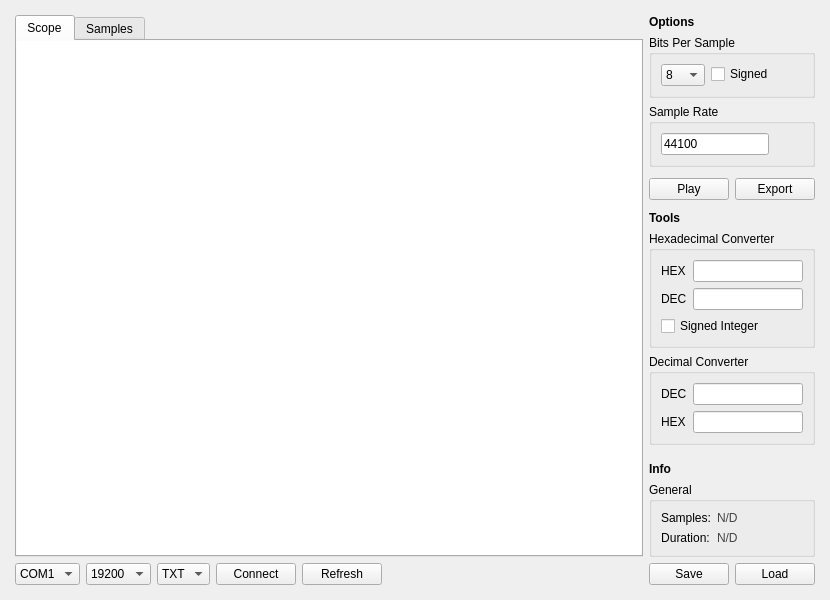
<?xml version="1.0" encoding="UTF-8"?>
<ui version="4.0">
 <class>MainWindow</class>
 <widget class="QMainWindow" name="MainWindow">
  <property name="geometry">
   <rect>
    <x>0</x>
    <y>0</y>
    <width>830</width>
    <height>600</height>
   </rect>
  </property>
  <property name="sizePolicy">
   <sizepolicy hsizetype="Minimum" vsizetype="Minimum">
    <horstretch>0</horstretch>
    <verstretch>0</verstretch>
   </sizepolicy>
  </property>
  <property name="minimumSize">
   <size>
    <width>830</width>
    <height>600</height>
   </size>
  </property>
  <property name="windowTitle">
   <string>ADC Converter v1.0 (Proof of Concept)</string>
  </property>
  <property name="windowIcon">
   <iconset>
    <normaloff>icons/music-circle.svg</normaloff>icons/music-circle.svg</iconset>
  </property>
  <widget class="QWidget" name="centralwidget">
   <layout class="QVBoxLayout" name="verticalLayout_6">
    <property name="leftMargin">
     <number>15</number>
    </property>
    <property name="topMargin">
     <number>15</number>
    </property>
    <property name="rightMargin">
     <number>15</number>
    </property>
    <property name="bottomMargin">
     <number>15</number>
    </property>
    <item>
     <layout class="QHBoxLayout" name="layProgram">
      <item>
       <widget class="QTabWidget" name="tabMain">
        <property name="sizePolicy">
         <sizepolicy hsizetype="Expanding" vsizetype="Expanding">
          <horstretch>1</horstretch>
          <verstretch>0</verstretch>
         </sizepolicy>
        </property>
        <property name="tabPosition">
         <enum>QTabWidget::North</enum>
        </property>
        <property name="tabShape">
         <enum>QTabWidget::Rounded</enum>
        </property>
        <property name="currentIndex">
         <number>0</number>
        </property>
        <property name="tabsClosable">
         <bool>false</bool>
        </property>
        <widget class="QWidget" name="tabScope">
         <property name="styleSheet">
          <string notr="true">background: #fff</string>
         </property>
         <attribute name="title">
          <string>Scope</string>
         </attribute>
         <layout class="QVBoxLayout" name="verticalLayout_10">
          <property name="leftMargin">
           <number>0</number>
          </property>
          <property name="topMargin">
           <number>15</number>
          </property>
          <property name="rightMargin">
           <number>0</number>
          </property>
          <property name="bottomMargin">
           <number>0</number>
          </property>
          <item>
           <widget class="ScopeWidget" name="wdScope" native="true">
            <property name="autoFillBackground">
             <bool>false</bool>
            </property>
            <property name="styleSheet">
             <string notr="true"/>
            </property>
           </widget>
          </item>
         </layout>
        </widget>
        <widget class="QWidget" name="tabSamples">
         <attribute name="title">
          <string>Samples</string>
         </attribute>
         <layout class="QVBoxLayout" name="verticalLayout_8">
          <property name="leftMargin">
           <number>0</number>
          </property>
          <property name="topMargin">
           <number>0</number>
          </property>
          <property name="rightMargin">
           <number>0</number>
          </property>
          <property name="bottomMargin">
           <number>0</number>
          </property>
          <item>
           <widget class="QPlainTextEdit" name="txtSamples">
            <property name="font">
             <font>
              <family>Cascadia Mono</family>
              <pointsize>12</pointsize>
             </font>
            </property>
            <property name="autoFillBackground">
             <bool>false</bool>
            </property>
            <property name="styleSheet">
             <string notr="true"/>
            </property>
            <property name="frameShape">
             <enum>QFrame::NoFrame</enum>
            </property>
            <property name="frameShadow">
             <enum>QFrame::Sunken</enum>
            </property>
            <property name="lineWidth">
             <number>0</number>
            </property>
            <property name="undoRedoEnabled">
             <bool>false</bool>
            </property>
            <property name="plainText">
             <string/>
            </property>
            <property name="textInteractionFlags">
             <set>Qt::TextSelectableByMouse</set>
            </property>
            <property name="placeholderText">
             <string/>
            </property>
           </widget>
          </item>
         </layout>
        </widget>
       </widget>
      </item>
      <item>
       <layout class="QVBoxLayout" name="verticalLayout">
        <item>
         <widget class="QLabel" name="lblOptions">
          <property name="font">
           <font>
            <bold>true</bold>
           </font>
          </property>
          <property name="text">
           <string>Options</string>
          </property>
         </widget>
        </item>
        <item>
         <widget class="QGroupBox" name="gbBitsPerSample">
          <property name="title">
           <string>Bits Per Sample</string>
          </property>
          <layout class="QFormLayout" name="formLayout_4">
           <item row="0" column="0">
            <widget class="QComboBox" name="cmbBitsPerSample">
             <item>
              <property name="text">
               <string>8</string>
              </property>
             </item>
             <item>
              <property name="text">
               <string>16</string>
              </property>
             </item>
             <item>
              <property name="text">
               <string>32</string>
              </property>
             </item>
            </widget>
           </item>
           <item row="0" column="1">
            <widget class="QCheckBox" name="cbSignedSample">
             <property name="text">
              <string>Signed</string>
             </property>
            </widget>
           </item>
          </layout>
         </widget>
        </item>
        <item>
         <widget class="QGroupBox" name="gbSampleRate">
          <property name="title">
           <string>Sample Rate</string>
          </property>
          <layout class="QFormLayout" name="formLayout_5">
           <item row="0" column="0">
            <widget class="QLineEdit" name="txtSampleRate">
             <property name="sizePolicy">
              <sizepolicy hsizetype="Preferred" vsizetype="Fixed">
               <horstretch>0</horstretch>
               <verstretch>0</verstretch>
              </sizepolicy>
             </property>
             <property name="text">
              <string>44100</string>
             </property>
            </widget>
           </item>
          </layout>
         </widget>
        </item>
        <item>
         <layout class="QHBoxLayout" name="layPlayback">
          <property name="topMargin">
           <number>5</number>
          </property>
          <property name="bottomMargin">
           <number>5</number>
          </property>
          <item>
           <widget class="QPushButton" name="btnPlay">
            <property name="text">
             <string>Play</string>
            </property>
            <property name="icon">
             <iconset>
              <normaloff>icons/play.svg</normaloff>icons/play.svg</iconset>
            </property>
           </widget>
          </item>
          <item>
           <widget class="QPushButton" name="btnExport">
            <property name="text">
             <string>Export</string>
            </property>
            <property name="icon">
             <iconset>
              <normaloff>icons/export.svg</normaloff>icons/export.svg</iconset>
            </property>
           </widget>
          </item>
         </layout>
        </item>
        <item>
         <widget class="QLabel" name="lblTools">
          <property name="font">
           <font>
            <bold>true</bold>
           </font>
          </property>
          <property name="text">
           <string>Tools</string>
          </property>
         </widget>
        </item>
        <item>
         <widget class="QGroupBox" name="gbHexDec">
          <property name="sizePolicy">
           <sizepolicy hsizetype="Preferred" vsizetype="Preferred">
            <horstretch>0</horstretch>
            <verstretch>0</verstretch>
           </sizepolicy>
          </property>
          <property name="minimumSize">
           <size>
            <width>0</width>
            <height>0</height>
           </size>
          </property>
          <property name="title">
           <string>Hexadecimal Converter</string>
          </property>
          <layout class="QFormLayout" name="formLayout">
           <item row="0" column="0">
            <widget class="QLabel" name="lblHex_1">
             <property name="text">
              <string>HEX</string>
             </property>
            </widget>
           </item>
           <item row="0" column="1">
            <widget class="QLineEdit" name="txtHex_1"/>
           </item>
           <item row="1" column="0">
            <widget class="QLabel" name="lblDec_1">
             <property name="text">
              <string>DEC</string>
             </property>
            </widget>
           </item>
           <item row="1" column="1">
            <widget class="QLineEdit" name="txtDec_1">
             <property name="readOnly">
              <bool>false</bool>
             </property>
            </widget>
           </item>
           <item row="2" column="0" colspan="2">
            <widget class="QCheckBox" name="cbSignedInteger">
             <property name="text">
              <string>Signed Integer</string>
             </property>
            </widget>
           </item>
          </layout>
         </widget>
        </item>
        <item>
         <widget class="QGroupBox" name="gbDecHex">
          <property name="title">
           <string>Decimal Converter</string>
          </property>
          <layout class="QFormLayout" name="formLayout_2">
           <item row="0" column="0">
            <widget class="QLabel" name="lblDec_2">
             <property name="text">
              <string>DEC</string>
             </property>
            </widget>
           </item>
           <item row="0" column="1">
            <widget class="QLineEdit" name="txtDec_2"/>
           </item>
           <item row="1" column="0">
            <widget class="QLabel" name="lblHex_2">
             <property name="text">
              <string>HEX</string>
             </property>
            </widget>
           </item>
           <item row="1" column="1">
            <widget class="QLineEdit" name="txtHex_2">
             <property name="readOnly">
              <bool>false</bool>
             </property>
            </widget>
           </item>
          </layout>
         </widget>
        </item>
        <item>
         <spacer name="verticalSpacer_2">
          <property name="orientation">
           <enum>Qt::Vertical</enum>
          </property>
          <property name="sizeHint" stdset="0">
           <size>
            <width>20</width>
            <height>40</height>
           </size>
          </property>
         </spacer>
        </item>
        <item>
         <widget class="QLabel" name="lblInfo">
          <property name="font">
           <font>
            <bold>true</bold>
           </font>
          </property>
          <property name="text">
           <string>Info</string>
          </property>
         </widget>
        </item>
        <item>
         <widget class="QGroupBox" name="gbInfo">
          <property name="title">
           <string>General</string>
          </property>
          <layout class="QFormLayout" name="formLayout_3">
           <item row="0" column="0">
            <widget class="QLabel" name="lblLoadedSamples">
             <property name="font">
              <font>
               <italic>false</italic>
               <bold>false</bold>
               <underline>false</underline>
              </font>
             </property>
             <property name="text">
              <string>Samples:</string>
             </property>
             <property name="alignment">
              <set>Qt::AlignLeading|Qt::AlignLeft|Qt::AlignVCenter</set>
             </property>
            </widget>
           </item>
           <item row="0" column="1">
            <widget class="QLabel" name="lblSampleCount">
             <property name="sizePolicy">
              <sizepolicy hsizetype="Preferred" vsizetype="Preferred">
               <horstretch>1</horstretch>
               <verstretch>0</verstretch>
              </sizepolicy>
             </property>
             <property name="styleSheet">
              <string notr="true">color: #444</string>
             </property>
             <property name="text">
              <string>N/D</string>
             </property>
             <property name="alignment">
              <set>Qt::AlignLeading|Qt::AlignLeft|Qt::AlignVCenter</set>
             </property>
            </widget>
           </item>
           <item row="1" column="0">
            <widget class="QLabel" name="lblDuration">
             <property name="font">
              <font>
               <bold>false</bold>
              </font>
             </property>
             <property name="text">
              <string>Duration:</string>
             </property>
             <property name="alignment">
              <set>Qt::AlignCenter</set>
             </property>
            </widget>
           </item>
           <item row="1" column="1">
            <widget class="QLabel" name="lblDurationCount">
             <property name="styleSheet">
              <string notr="true">color: #444</string>
             </property>
             <property name="text">
              <string>N/D</string>
             </property>
             <property name="alignment">
              <set>Qt::AlignLeading|Qt::AlignLeft|Qt::AlignVCenter</set>
             </property>
            </widget>
           </item>
          </layout>
         </widget>
        </item>
       </layout>
      </item>
     </layout>
    </item>
    <item>
     <spacer name="verticalSpacer_1">
      <property name="orientation">
       <enum>Qt::Vertical</enum>
      </property>
      <property name="sizeType">
       <enum>QSizePolicy::Preferred</enum>
      </property>
      <property name="sizeHint" stdset="0">
       <size>
        <width>20</width>
        <height>10</height>
       </size>
      </property>
     </spacer>
    </item>
    <item>
     <layout class="QHBoxLayout" name="layOptions">
      <item>
       <widget class="QComboBox" name="cmbPort">
        <item>
         <property name="text">
          <string>COM1</string>
         </property>
        </item>
       </widget>
      </item>
      <item>
       <widget class="QComboBox" name="cmbBaud">
        <item>
         <property name="text">
          <string>19200</string>
         </property>
        </item>
       </widget>
      </item>
      <item>
       <widget class="QComboBox" name="cmbType">
        <item>
         <property name="text">
          <string>TXT</string>
         </property>
        </item>
        <item>
         <property name="text">
          <string>BIN</string>
         </property>
        </item>
       </widget>
      </item>
      <item>
       <widget class="QPushButton" name="btnCapture">
        <property name="text">
         <string>Connect</string>
        </property>
       </widget>
      </item>
      <item>
       <widget class="QPushButton" name="btnRefresh">
        <property name="text">
         <string>Refresh</string>
        </property>
       </widget>
      </item>
      <item>
       <spacer name="horizontalSpacer_1">
        <property name="orientation">
         <enum>Qt::Horizontal</enum>
        </property>
        <property name="sizeHint" stdset="0">
         <size>
          <width>40</width>
          <height>20</height>
         </size>
        </property>
       </spacer>
      </item>
      <item>
       <widget class="QPushButton" name="btnSave">
        <property name="text">
         <string>Save</string>
        </property>
       </widget>
      </item>
      <item>
       <widget class="QPushButton" name="btnLoad">
        <property name="text">
         <string>Load</string>
        </property>
       </widget>
      </item>
     </layout>
    </item>
   </layout>
  </widget>
 </widget>
 <customwidgets>
  <customwidget>
   <class>ScopeWidget</class>
   <extends>QWidget</extends>
   <header>scope_widget.h</header>
   <container>1</container>
  </customwidget>
 </customwidgets>
 <resources/>
 <connections/>
</ui>
